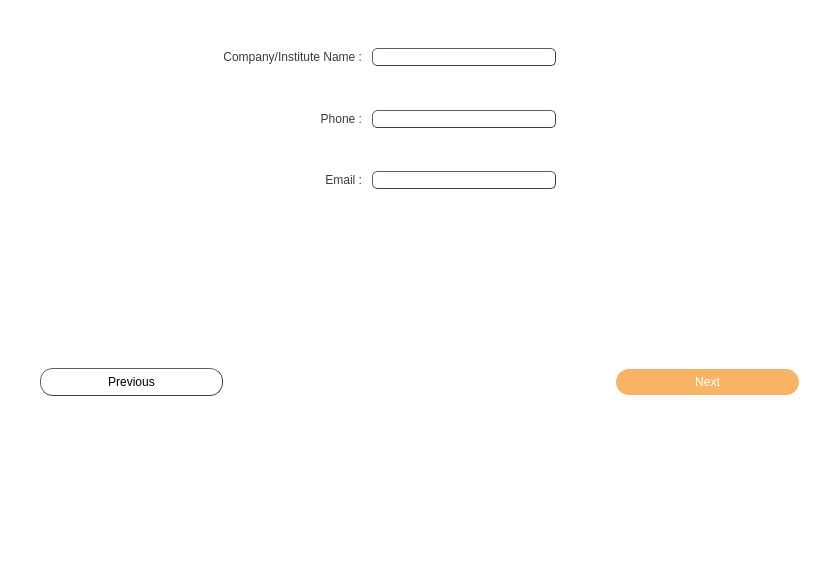
<?xml version="1.0" encoding="UTF-8"?>
<ui version="4.0">
 <class>Form</class>
 <widget class="QWidget" name="Form">
  <property name="geometry">
   <rect>
    <x>0</x>
    <y>0</y>
    <width>839</width>
    <height>565</height>
   </rect>
  </property>
  <property name="minimumSize">
   <size>
    <width>839</width>
    <height>565</height>
   </size>
  </property>
  <property name="maximumSize">
   <size>
    <width>839</width>
    <height>565</height>
   </size>
  </property>
  <property name="windowTitle">
   <string>Form</string>
  </property>
  <property name="styleSheet">
   <string notr="true">background-color: rgb(255, 255, 255);</string>
  </property>
  <layout class="QVBoxLayout" name="verticalLayout">
   <property name="spacing">
    <number>0</number>
   </property>
   <property name="leftMargin">
    <number>0</number>
   </property>
   <property name="topMargin">
    <number>0</number>
   </property>
   <property name="rightMargin">
    <number>0</number>
   </property>
   <property name="bottomMargin">
    <number>0</number>
   </property>
   <item>
    <layout class="QGridLayout" name="top_gridLayout">
     <item row="0" column="0" colspan="2">
      <widget class="QLabel" name="label_3">
       <property name="sizePolicy">
        <sizepolicy hsizetype="Fixed" vsizetype="Fixed">
         <horstretch>0</horstretch>
         <verstretch>0</verstretch>
        </sizepolicy>
       </property>
       <property name="text">
        <string/>
       </property>
       <property name="pixmap">
        <pixmap>icon/wizard-001.png</pixmap>
       </property>
       <property name="scaledContents">
        <bool>true</bool>
       </property>
      </widget>
     </item>
    </layout>
   </item>
   <item>
    <layout class="QGridLayout" name="bottom_gridLayout">
     <property name="spacing">
      <number>0</number>
     </property>
     <item row="1" column="4">
      <spacer name="verticalSpacer_2">
       <property name="orientation">
        <enum>Qt::Vertical</enum>
       </property>
       <property name="sizeType">
        <enum>QSizePolicy::Minimum</enum>
       </property>
       <property name="sizeHint" stdset="0">
        <size>
         <width>20</width>
         <height>10</height>
        </size>
       </property>
      </spacer>
     </item>
     <item row="0" column="1">
      <spacer name="horizontalSpacer">
       <property name="orientation">
        <enum>Qt::Horizontal</enum>
       </property>
       <property name="sizeType">
        <enum>QSizePolicy::Expanding</enum>
       </property>
       <property name="sizeHint" stdset="0">
        <size>
         <width>40</width>
         <height>20</height>
        </size>
       </property>
      </spacer>
     </item>
     <item row="4" column="4">
      <spacer name="verticalSpacer_4">
       <property name="orientation">
        <enum>Qt::Vertical</enum>
       </property>
       <property name="sizeType">
        <enum>QSizePolicy::Minimum</enum>
       </property>
       <property name="sizeHint" stdset="0">
        <size>
         <width>20</width>
         <height>10</height>
        </size>
       </property>
      </spacer>
     </item>
     <item row="0" column="4">
      <widget class="QLineEdit" name="name_lineEdit">
       <property name="styleSheet">
        <string notr="true">






QLineEdit{


border-style:outset;
border-width:1px;
border-radius:5px;

border-color: rgb(62, 62, 62);

		font: 12pt &quot;Calibri&quot;;
	color: rgb(0, 0, 0);
}
QLineEdit:focus{

	background-color: rgb(248, 221, 158);
/*background-color:  rgb(248,180,100);
*/
}</string>
       </property>
      </widget>
     </item>
     <item row="8" column="6">
      <widget class="QPushButton" name="next_btn">
       <property name="cursor">
        <cursorShape>PointingHandCursor</cursorShape>
       </property>
       <property name="styleSheet">
        <string notr="true">

QPushButton{
background-color:  rgb(248,180,100);
color: rgb(255, 255, 255);
font: 10pt &quot;MS Shell Dlg 2&quot;;
border-style:outset;
border-width:0px;
border-radius:13px;
border-color: rgb(62, 62, 62);
padding:6px
}
QPushButton:hover{

	

	background-color: rgb(248, 207, 135);
}
</string>
       </property>
       <property name="text">
        <string>Next</string>
       </property>
      </widget>
     </item>
     <item row="5" column="4">
      <widget class="QLineEdit" name="city_lineEdit">
       <property name="styleSheet">
        <string notr="true">






QLineEdit{


border-style:outset;
border-width:1px;
border-radius:5px;

border-color: rgb(62, 62, 62);
		font: 12pt &quot;Calibri&quot;;
	color: rgb(0, 0, 0);
}
QLineEdit:focus{
	background-color: rgb(248, 221, 158);

}</string>
       </property>
      </widget>
     </item>
     <item row="8" column="5">
      <spacer name="horizontalSpacer_4">
       <property name="orientation">
        <enum>Qt::Horizontal</enum>
       </property>
       <property name="sizeType">
        <enum>QSizePolicy::Minimum</enum>
       </property>
       <property name="sizeHint" stdset="0">
        <size>
         <width>60</width>
         <height>20</height>
        </size>
       </property>
      </spacer>
     </item>
     <item row="8" column="1">
      <widget class="QPushButton" name="previous_btn">
       <property name="cursor">
        <cursorShape>PointingHandCursor</cursorShape>
       </property>
       <property name="styleSheet">
        <string notr="true">

QPushButton{

	background-color: rgb(255, 255, 255);
color: rgb(0,0,0);
font: 10pt &quot;MS Shell Dlg 2&quot;;
border-style:outset;
border-width:1px;
border-radius:13px;
border-color: rgb(62, 62, 62);
padding:6px
}
QPushButton:hover{

	

	background-color: rgb(248, 207, 135);
}
</string>
       </property>
       <property name="text">
        <string>Previous</string>
       </property>
      </widget>
     </item>
     <item row="8" column="4">
      <spacer name="verticalSpacer_3">
       <property name="orientation">
        <enum>Qt::Vertical</enum>
       </property>
       <property name="sizeType">
        <enum>QSizePolicy::Minimum</enum>
       </property>
       <property name="sizeHint" stdset="0">
        <size>
         <width>20</width>
         <height>300</height>
        </size>
       </property>
      </spacer>
     </item>
     <item row="3" column="2">
      <widget class="QLabel" name="label_4">
       <property name="styleSheet">
        <string notr="true">color: rgb(58, 58, 58);
		font: 12pt &quot;Calibri&quot;;</string>
       </property>
       <property name="text">
        <string>Phone :</string>
       </property>
       <property name="alignment">
        <set>Qt::AlignRight|Qt::AlignTrailing|Qt::AlignVCenter</set>
       </property>
      </widget>
     </item>
     <item row="6" column="4">
      <spacer name="verticalSpacer_5">
       <property name="orientation">
        <enum>Qt::Vertical</enum>
       </property>
       <property name="sizeType">
        <enum>QSizePolicy::Minimum</enum>
       </property>
       <property name="sizeHint" stdset="0">
        <size>
         <width>20</width>
         <height>10</height>
        </size>
       </property>
      </spacer>
     </item>
     <item row="0" column="3">
      <spacer name="horizontalSpacer_3">
       <property name="orientation">
        <enum>Qt::Horizontal</enum>
       </property>
       <property name="sizeType">
        <enum>QSizePolicy::Minimum</enum>
       </property>
       <property name="sizeHint" stdset="0">
        <size>
         <width>10</width>
         <height>5</height>
        </size>
       </property>
      </spacer>
     </item>
     <item row="3" column="4">
      <widget class="QLineEdit" name="state_lineEdit">
       <property name="styleSheet">
        <string notr="true">






QLineEdit{


border-style:outset;
border-width:1px;
border-radius:5px;

border-color: rgb(62, 62, 62);
		font: 12pt &quot;Calibri&quot;;
	color: rgb(0, 0, 0);
}
QLineEdit:focus{

	background-color: rgb(248, 221, 158);

}</string>
       </property>
      </widget>
     </item>
     <item row="0" column="2">
      <widget class="QLabel" name="label_2">
       <property name="styleSheet">
        <string notr="true">color: rgb(58, 58, 58);
		font: 12pt &quot;Calibri&quot;;</string>
       </property>
       <property name="text">
        <string>Company/Institute Name :</string>
       </property>
       <property name="alignment">
        <set>Qt::AlignRight|Qt::AlignTrailing|Qt::AlignVCenter</set>
       </property>
      </widget>
     </item>
     <item row="0" column="6">
      <spacer name="horizontalSpacer_2">
       <property name="orientation">
        <enum>Qt::Horizontal</enum>
       </property>
       <property name="sizeType">
        <enum>QSizePolicy::Expanding</enum>
       </property>
       <property name="sizeHint" stdset="0">
        <size>
         <width>40</width>
         <height>20</height>
        </size>
       </property>
      </spacer>
     </item>
     <item row="5" column="2">
      <widget class="QLabel" name="label_5">
       <property name="styleSheet">
        <string notr="true">color: rgb(58, 58, 58);
		font: 12pt &quot;Calibri&quot;;</string>
       </property>
       <property name="text">
        <string>Email :</string>
       </property>
       <property name="alignment">
        <set>Qt::AlignRight|Qt::AlignTrailing|Qt::AlignVCenter</set>
       </property>
      </widget>
     </item>
     <item row="8" column="7">
      <spacer name="horizontalSpacer_5">
       <property name="orientation">
        <enum>Qt::Horizontal</enum>
       </property>
       <property name="sizeType">
        <enum>QSizePolicy::Minimum</enum>
       </property>
       <property name="sizeHint" stdset="0">
        <size>
         <width>40</width>
         <height>20</height>
        </size>
       </property>
      </spacer>
     </item>
     <item row="8" column="0">
      <spacer name="horizontalSpacer_6">
       <property name="orientation">
        <enum>Qt::Horizontal</enum>
       </property>
       <property name="sizeType">
        <enum>QSizePolicy::Minimum</enum>
       </property>
       <property name="sizeHint" stdset="0">
        <size>
         <width>40</width>
         <height>20</height>
        </size>
       </property>
      </spacer>
     </item>
    </layout>
   </item>
  </layout>
 </widget>
 <resources>
  <include location="xyz.qrc"/>
 </resources>
 <connections/>
</ui>
